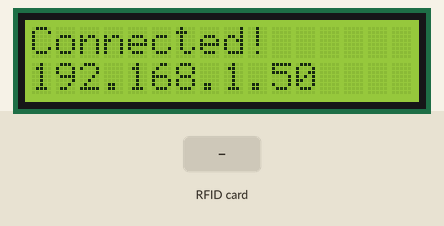
This sketch was run on a simulated ESP8266 (NodeMCU). Shown: 16×2 character LCD. The inputs (shaded band) are chosen by the test bench. WiFi joins after 1.5 s; servers stay silent unless stated; uploads are accepted with an empty reply; what the sketch prints to the serial monitor is not drawn.

Above: at 4.8 s.
4.9 s: RFID card 5E 7A 19 C4 held to the reader
At 6.3 s:
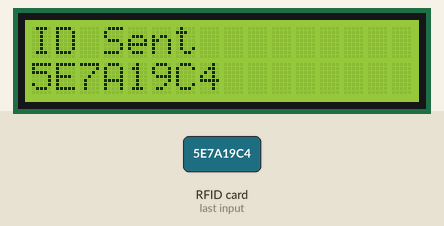
Timing chart, 0 to 7.9 s (numbered marks = the images above; inputs shaded):
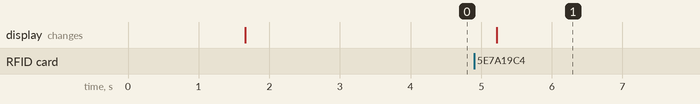

The sketch:

latest.ino
```cpp
#include <Arduino.h>
#include <ESP8266WiFi.h>
#include <WiFiClientSecure.h>
#include <SPI.h>
#include <MFRC522.h>
#include <Wire.h>
#include <LiquidCrystal_I2C.h>

// WiFi credentials
const char* ssid = "";  // Change this to your WiFi network name
const char* password = "";  // Change this to your WiFi password

// RFID reader pins
#define SS_PIN D4
#define RST_PIN D2

// LCD display setup
LiquidCrystal_I2C lcd(0x27, 16, 2);  // Set the LCD I2C address

// Create MFRC522 instance
MFRC522 mfrc522(SS_PIN, RST_PIN);

// Server details
const char* host = "delightful-flower-278edaa2951844d6b87045ea391d2607.azurewebsites.net";  // Your Azure URL
const int httpsPort = 443;  // HTTPS port

void setup() {
  Serial.begin(115200);  // Match this with the Serial Monitor baud rate
  SPI.begin();
  mfrc522.PCD_Init();

  // Initialize the LCD
  lcd.init();
  lcd.backlight();
  lcd.clear();
  lcd.print("Connecting to");
  lcd.setCursor(0, 1);
  lcd.print("WiFi...");

  // Connect to WiFi
  WiFi.begin(ssid, password);
  while (WiFi.status() != WL_CONNECTED) {
    delay(500);
    Serial.print(".");
  }

  // Show IP address
  lcd.clear();
  lcd.print("Connected!");
  lcd.setCursor(0, 1);
  lcd.print(WiFi.localIP().toString());
  delay(2000);  // Show the IP address for a short time
}

void loop() {
  // Check for new cards
  if (!mfrc522.PICC_IsNewCardPresent() || !mfrc522.PICC_ReadCardSerial()) {
    delay(50);
    return;
  }

  // Extract the card ID
  String cardID = "";
  for (byte i = 0; i < mfrc522.uid.size; i++) {
    char buff[3];
    sprintf(buff, "%02X", mfrc522.uid.uidByte[i]);
    cardID += String(buff);
  }

  // Connect to the server and send the card ID
  WiFiClientSecure client;
  client.setInsecure(); // Use this for testing purposes only, it skips the certificate verification
  if (client.connect(host, httpsPort)) {
    // Request to /record_attendance
    String url = "/record_attendance?id=" + cardID;
    client.print(String("GET ") + url + " HTTP/1.1\r\n" +
                 "Host: " + host + "\r\n" +
                 "Connection: close\r\n\r\n");

    // Check the server response
    int timeout = 5000; // 5 seconds timeout
    unsigned long startTime = millis();
    while (!client.available() && millis() - startTime < timeout) {
      delay(100);
    }

    if (client.available()) {
      String response = client.readStringUntil('\r');
      Serial.print("Server Response: ");
      Serial.println(response);
      lcd.clear();
      lcd.print("ID Sent");
      lcd.setCursor(0, 1);
      lcd.print(cardID); // Show card ID on LCD
    } else {
      lcd.clear();
      lcd.print("No Response");
      Serial.println("No response from server");
    }

    client.stop();
  } else {
    lcd.clear();
    lcd.print("Server Error");
    Serial.println("Connection to server failed");
  }

  delay(1000);  // Delay before next read
}

void waitForResponse(WiFiClient& client) {
  while(client.connected() || client.available()) {
    if(client.available()) {
      String line = client.readStringUntil('\n');
      if (line == "\r") {
        break; // headers are finished, and the body is about to start
      }
    }
  }
  delay(100); // Short delay to allow any remaining data to arrive
  client.stop(); // Close the connection
}
```

Measured:
- after the input at 4.9 s, the display: changes after 0.32 s (image 1)
